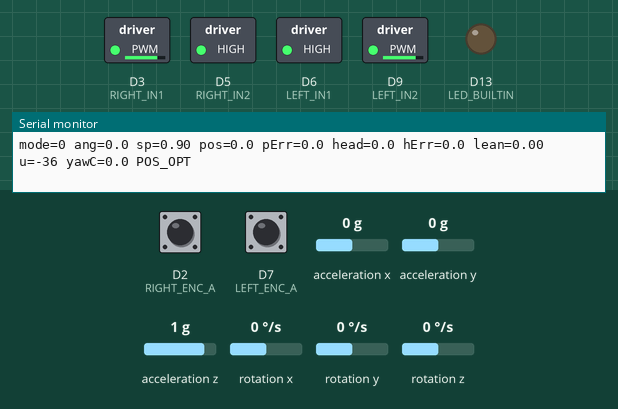
This sketch was run on a simulated Arduino Nano 33 BLE. Parts: switched loads named in the sketch (green lamp = pin HIGH), output pins drawn as LEDs (lit = HIGH), the last lines printed to the serial monitor. The inputs (shaded band) are chosen by the test bench; at power-on: acceleration y 0 g, rotation x 0 °/s, acceleration z 1 g, D2 (RIGHT_ENC_A) HIGH, D7 (LEFT_ENC_A) HIGH, acceleration x 0 g, rotation y 0 °/s, rotation z 0 °/s. Nothing arrives over Bluetooth unless stated; a phone connects over Bluetooth LE 3 s after start.

Above: at 2.3 s.
2.4 s: acceleration y set to -1.4 g
At 4.5 s:
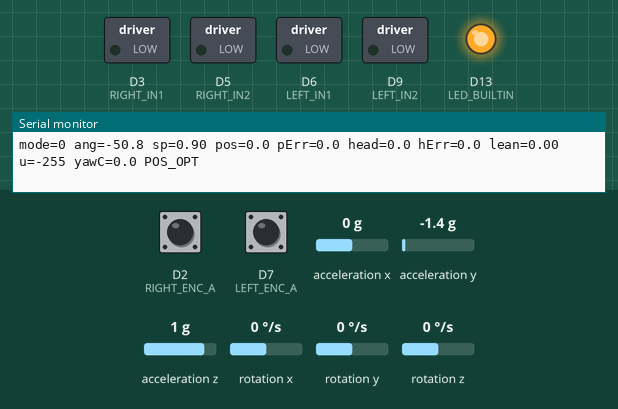
5.4 s: rotation x set to -192 °/s
At 5.65 s:
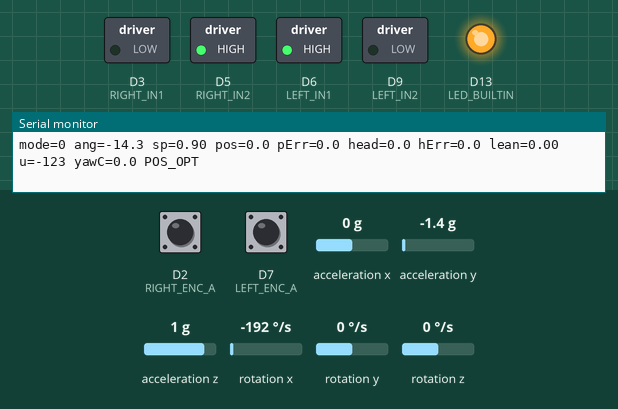
7.6 s: acceleration z set to -1.4 g
At 8.52 s:
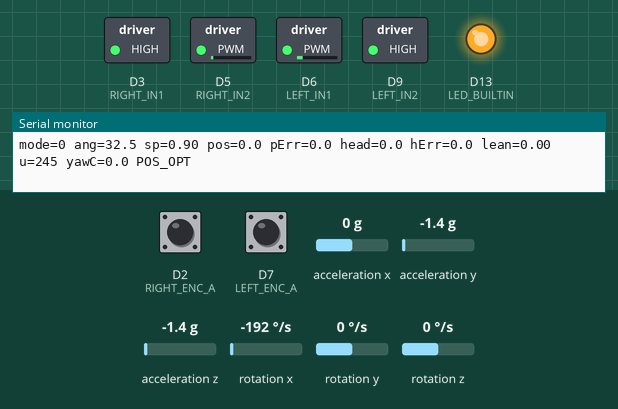
10.6 s: acceleration z set to 0 g
At 12.3 s:
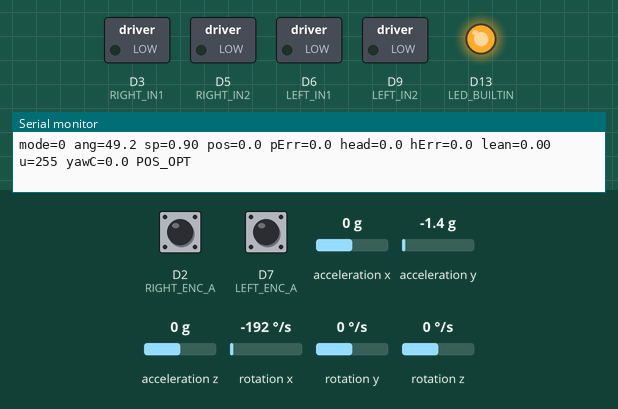
12.6 s: rotation x set to -173 °/s
15.6 s: rotation x set to -166 °/s
At 18.8 s:
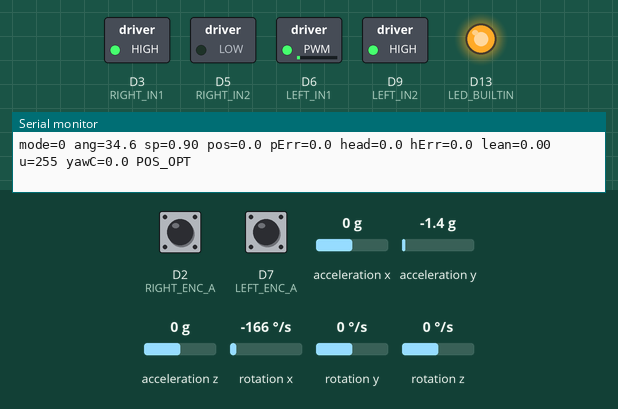
Timing chart, 0 to 19.6 s (numbered marks = the images above; inputs shaded):
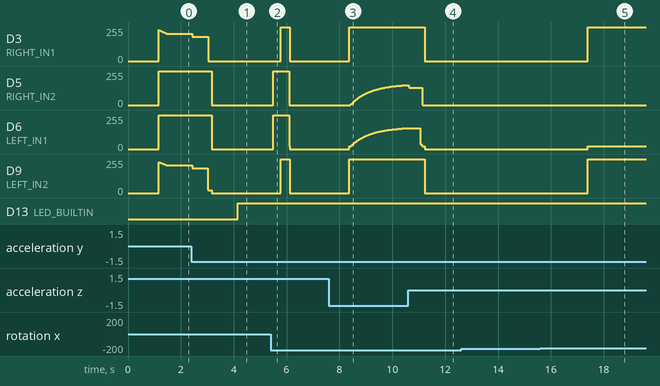

Measured:
- the behaviour switches between -167 and -166 °/s on rotation x (found by bisection; images 4 and 5)
- after the input at 2.4 s, D3 (RIGHT_IN1): 205/255 → 181/255 at once, → 0/255 0.61 s later; D5 (RIGHT_IN2), D6 (LEFT_IN1): 255/255 → 0/255 after 0.77 s; D9 (LEFT_IN2): 207/255 → 185/255 at once, → 19/255 0.58 s later, → 0/255 0.16 s later
- after the input at 5.4 s, D3 (RIGHT_IN1), D9 (LEFT_IN2): 0/255 → 255/255 after 0.38 s, → 0/255 0.35 s later; D5 (RIGHT_IN2), D6 (LEFT_IN1): 0/255 → 255/255 after 0.11 s, → 0/255 0.59 s later
- after the input at 7.6 s, D3 (RIGHT_IN1), D9 (LEFT_IN2): 0/255 → 255/255 after 0.77 s; D5 (RIGHT_IN2): moves from 0/255 to 150/255 over 2.2 s, starting after 0.80 s; D6 (LEFT_IN1): moves from 0/255 to 156/255 over 2.1 s, starting after 0.78 s
- after the input at 10.6 s, D3 (RIGHT_IN1), D9 (LEFT_IN2): 255/255 → 0/255 after 0.62 s
- after the input at 15.6 s, D3 (RIGHT_IN1), D9 (LEFT_IN2): 0/255 → 255/255 after 1.8 s; D6 (LEFT_IN1): 0/255 → 19/255 after 1.8 s

The sketch:

Experiments_with_final_code_base.ino
```cpp
#include <ArduinoBLE.h>
#include <Arduino_BMI270_BMM150.h>

// ============================================================
//  BLE SETUP
// ============================================================
#define BUFFER_SIZE 20

BLEService customService("00000000-5EC4-4083-81CD-A10B8D5CF6EC");
BLECharacteristic customCharacteristic(
  "00000001-5EC4-4083-81CD-A10B8D5CF6EC",
  BLERead | BLEWrite | BLENotify,
  BUFFER_SIZE,
  false
);

// ============================================================
//  PID CONTROLLER STRUCT
// ============================================================
typedef struct {
  float Kp, Ki, Kd, tau;
  float limMin, limMax, limMinInt, limMaxInt, T;
  float integrator, prevError, differentiator, prevMeasurement, out;
} PIDController;

void PIDController_Init(PIDController *pid) {
  pid->integrator = 0;
  pid->prevError = 0;
  pid->differentiator = 0;
  pid->prevMeasurement = 0;
  pid->out = 0;
}

float PIDController_Update(PIDController *pid, float setpoint, float measurement) {
  float error = setpoint - measurement;

  float proportional = pid->Kp * error;

  pid->integrator += 0.5f * pid->Ki * pid->T * (error + pid->prevError);

  if (pid->integrator > pid->limMaxInt) {
    pid->integrator = pid->limMaxInt;
  } else if (pid->integrator < pid->limMinInt) {
    pid->integrator = pid->limMinInt;
  }

  // Optional integrator leak. Uncomment if slow drift returns.
  // pid->integrator *= 0.995f;

  pid->differentiator =
    -(2.0f * pid->Kd * (measurement - pid->prevMeasurement)
      + (2.0f * pid->tau - pid->T) * pid->differentiator)
    / (2.0f * pid->tau + pid->T);

  pid->out = proportional + pid->integrator + pid->differentiator;

  if (pid->out > pid->limMax) {
    pid->out = pid->limMax;
  } else if (pid->out < pid->limMin) {
    pid->out = pid->limMin;
  }

  pid->prevError = error;
  pid->prevMeasurement = measurement;

  return pid->out;
}

// ============================================================
//  PIN ASSIGNMENTS
// ============================================================
const int LEFT_IN1  = 6;
const int LEFT_IN2  = 9;
const int RIGHT_IN1 = 3;
const int RIGHT_IN2 = 5;

const int LEFT_ENC_A  = 7;
const int LEFT_ENC_B  = 8;
const int RIGHT_ENC_A = 2;
const int RIGHT_ENC_B = 4;

// ============================================================
//  ENCODER STATE
// ============================================================
volatile long encL = 0;
volatile long encR = 0;

long prevEncL_yaw = 0;
long prevEncR_yaw = 0;

// If forward position goes the wrong direction, flip these signs.
const int ENC_SIGN_L = +1;
const int ENC_SIGN_R = +1;

// ============================================================
//  ROBOT GEOMETRY
// ============================================================
const float COUNTS_PER_REV = 480.0f;     // confirm for your gearmotor
const float WHEEL_DIAMETER_CM = 8.024f;   // 80.24 mm
const float WHEEL_CIRC_CM = PI * WHEEL_DIAMETER_CM;

// Measure this: distance between left and right wheel contact centers.
const float WHEEL_BASE_CM = 25.3f;        // EDIT after measuring

// ============================================================
//  LOOP / IMU FILTER
// ============================================================
const float LOOP_HZ = 200.0f;
const unsigned long LOOP_US = (unsigned long)(1000000.0f / LOOP_HZ);

const float TAU = 0.75f;

unsigned long lastLoopUs = 0;

float angle = 0.0f;
float gyroBias = 0.0f;

float ax = 0.0f;
float ay = 0.0f;
float az = 1.0f;

float gx = 0.0f;
float gy = 0.0f;
float gz = 0.0f;

// ============================================================
//  MOTOR LAYER
// ============================================================
const int DB_L = 17;
const int DB_R = 16;

const float U_MAX = 255.0f;
const float U_DEADZONE = 2.0f;

const int FWD_SIGN_L = -1;
const int FWD_SIGN_R = +1;

// Left motor was faster, so reduce it.
const float LEFT_MOTOR_SCALE  = 0.92f;
const float RIGHT_MOTOR_SCALE = 1.00f;

// ============================================================
//  INNER BALANCE PID CONFIG
// ============================================================
const float BASE_OFFSET = 0.9f;
const int OUTPUT_SIGN = -1;

const float FALL_LIMIT = 35.0f;

const float I_MAX = 30.0f;
const float DERIV_TAU = 0.02f;

PIDController pid;

// ============================================================
//  DRIVE / TURN COMMAND SETTINGS
// ============================================================
const float FWD_LEAN_FWD  =  0.2f;
const float FWD_LEAN_BACK = -0.3f;

const float LEFTTURN  = 5.0f;
const float RIGHTTURN = 6.0f;

const int LEAN_SIGN = +1;
const int TURN_SIGN = +1;

float targetdriveLean = 0.0f;
float targetturnBias  = 0.0f;

float driveLean = 0.0f;
float turnBias  = 0.0f;

const float LEAN_RAMP = 0.005f;
const float TURN_RAMP = 0.25f;

// ============================================================
//  YAW CORRECTION
// ============================================================
const float YAW_KP_FWD   = 0.06f;
const float YAW_KP_BACK  = 0.02f;
const float YAW_KP_STILL = 0.03f;
const float YAW_TRIM_MAX = 10.0f;

// ============================================================
//  STATIONARY POSITION HOLD
// ============================================================
const float POS_LIMIT_CM = 4.0f;
const float POS_OPT_LIMIT_CM = 2.0f;

const float POS_HOLD_KP = 0.06f;       // deg/cm
const float POS_HOLD_KD = 0.015f;      // deg/(cm/s)
const float POS_HOLD_LEAN_MAX = 0.8f;  // deg

float holdPositionCm = 0.0f;
float prevHoldErrorCm = 0.0f;

// ============================================================
//  50 CM MOVE CONTROL
// ============================================================
const float MOVE_DISTANCE_CM = 50.0f;
const float MOVE_STOP_TOL_CM = 3.0f;
const float MOVE_STOP_SPEED_CM_S = 3.0f;

const float MOVE_SPEED_MAX_CM_S = 12.0f;     // requirement is at least 10 cm/s
const float MOVE_POS_TO_SPEED_KP = 0.8f;     // position error -> target speed
const float MOVE_SPEED_KP = 0.040f;          // speed error -> lean angle
const float MOVE_LEAN_MAX = 0.65f;           // safer than 0.9 at first

float moveTargetCm = 0.0f;
float prevMovePosCm = 0.0f;
float moveVelCmS = 0.0f;
float targetSpeedCmS = 0.0f;
float prevMoveErrorCm = 0.0f;

// ============================================================
//  TURN CONTROL
// ============================================================
const float TURN_ANGLE_DEG = 45.0f;
const float TURN_STOP_TOL_DEG = 3.0f;

const float TURN_HEADING_KP = 0.35f;
const float TURN_HEADING_KD = 0.04f;
const float TURN_BIAS_MAX = 22.0f;

float turnStartHeadingDeg = 0.0f;
float turnTargetHeadingDeg = 0.0f;
float prevHeadingErrorDeg = 0.0f;

// ============================================================
//  ROBOT MODE
// ============================================================
enum RobotMode {
  MODE_HOLD,
  MODE_MOVE_FWD_50,
  MODE_MOVE_BACK_50,
  MODE_TURN_LEFT_45,
  MODE_TURN_RIGHT_45
};

RobotMode mode = MODE_HOLD;

bool armed = true;
unsigned long lastPrint = 0;

// ============================================================
//  ENCODER ISRs
// ============================================================
void isrLeft() {
  if (digitalRead(LEFT_ENC_B)) encL++;
  else encL--;
}

void isrRight() {
  if (digitalRead(RIGHT_ENC_B)) encR++;
  else encR--;
}

// ============================================================
//  BASIC HELPERS
// ============================================================
float accelAngleDeg(float x, float y, float z) {
  return atan2(y, z) * 180.0f / PI;
}

float gyroPitchRate(float rx, float ry, float rz) {
  return -rx;
}

float moveToward(float current, float target, float step) {
  if (current < target) {
    current += step;
    if (current > target) current = target;
  } else if (current > target) {
    current -= step;
    if (current < target) current = target;
  }

  return current;
}

void resetPID() {
  pid.integrator = 0;
  pid.differentiator = 0;
  pid.prevError = 0;
  pid.prevMeasurement = angle;
}

void resetHoldPosition() {
  holdPositionCm = getPositionCm();
  prevHoldErrorCm = 0.0f;
}

void resetYawMemory() {
  noInterrupts();
  prevEncL_yaw = encL;
  prevEncR_yaw = encR;
  interrupts();
}

// ============================================================
//  POSITION / HEADING HELPERS
// ============================================================
float getLeftDistanceCm() {
  long currentL;

  noInterrupts();
  currentL = encL;
  interrupts();

  float counts = ENC_SIGN_L * currentL;
  return (counts / COUNTS_PER_REV) * WHEEL_CIRC_CM;
}

float getRightDistanceCm() {
  long currentR;

  noInterrupts();
  currentR = encR;
  interrupts();

  float counts = ENC_SIGN_R * currentR;
  return (counts / COUNTS_PER_REV) * WHEEL_CIRC_CM;
}

float getPositionCm() {
  float leftCm = getLeftDistanceCm();
  float rightCm = getRightDistanceCm();

  return 0.5f * (leftCm + rightCm);
}

float getHeadingDeg() {
  float leftCm = getLeftDistanceCm();
  float rightCm = getRightDistanceCm();

  float headingRad = (rightCm - leftCm) / WHEEL_BASE_CM;
  return headingRad * 180.0f / PI;
}

// ============================================================
//  MOTOR FUNCTIONS
// ============================================================
void setMotorRaw(int in1, int in2, int cmd) {
  cmd = constrain(cmd, -255, 255);

  if (cmd >= 0) {
    analogWrite(in1, 255);
    analogWrite(in2, 255 - cmd);
  } else {
    analogWrite(in2, 255);
    analogWrite(in1, 255 + cmd);
  }
}

int compensate(float u, int db) {
  float a = fabs(u);

  if (a < U_DEADZONE) {
    return 0;
  }

  int out = (int)(db + (a / U_MAX) * (255.0f - db) + 0.5f);
  out = constrain(out, 0, 255);

  return (u >= 0) ? out : -out;
}

void driveLR(float uL, float uR) {
  uL *= LEFT_MOTOR_SCALE;
  uR *= RIGHT_MOTOR_SCALE;

  setMotorRaw(LEFT_IN1, LEFT_IN2, compensate(FWD_SIGN_L * uL, DB_L));
  setMotorRaw(RIGHT_IN1, RIGHT_IN2, compensate(FWD_SIGN_R * uR, DB_R));
}

void coast() {
  analogWrite(LEFT_IN1, 0);
  analogWrite(LEFT_IN2, 0);
  analogWrite(RIGHT_IN1, 0);
  analogWrite(RIGHT_IN2, 0);
}

// ============================================================
//  ENCODER YAW CORRECTION
// ============================================================
float getEncoderYawCorrection(float movementCommand) {
  long currentL, currentR;

  noInterrupts();
  currentL = encL;
  currentR = encR;
  interrupts();

  long dL = currentL - prevEncL_yaw;
  long dR = currentR - prevEncR_yaw;

  prevEncL_yaw = currentL;
  prevEncR_yaw = currentR;

  long diff = dL - dR;

  if (abs(diff) <= 1) {
    return 0.0f;
  }

  float kpYaw;

  if (movementCommand > 0.05f) {
    kpYaw = YAW_KP_FWD;
  } else if (movementCommand < -0.05f) {
    kpYaw = YAW_KP_BACK;
  } else {
    kpYaw = YAW_KP_STILL;
  }

  float correction = kpYaw * diff;
  correction = constrain(correction, -YAW_TRIM_MAX, YAW_TRIM_MAX);

  return correction;
}

// ============================================================
//  MODE START HELPERS
// ============================================================
void enterHoldMode() {
  mode = MODE_HOLD;

  targetdriveLean = 0.0f;
  targetturnBias = 0.0f;
  driveLean = 0.0f;
  turnBias = 0.0f;

  resetHoldPosition();
  prevMoveErrorCm = 0.0f;
  prevHeadingErrorDeg = 0.0f;
  resetYawMemory();
}

void startMove(float distanceCm) {
  float currentPos = getPositionCm();

  moveTargetCm = currentPos + distanceCm;
  prevMovePosCm = currentPos;
  moveVelCmS = 0.0f;
  targetSpeedCmS = 0.0f;

  targetturnBias = 0.0f;
  turnBias = 0.0f;

  resetYawMemory();

  if (distanceCm > 0) {
    mode = MODE_MOVE_FWD_50;
  } else {
    mode = MODE_MOVE_BACK_50;
  }
}

void startTurn(float angleDeg) {
  turnStartHeadingDeg = getHeadingDeg();
  turnTargetHeadingDeg = turnStartHeadingDeg + angleDeg;

  // Avoid derivative kick on first turn step
  prevHeadingErrorDeg = turnTargetHeadingDeg - turnStartHeadingDeg;

  targetdriveLean = 0.0f;
  driveLean = 0.0f;

  resetYawMemory();

  if (angleDeg > 0) {
    mode = MODE_TURN_RIGHT_45;
  } else {
    mode = MODE_TURN_LEFT_45;
  }
}

// ============================================================
//  BLE / SERIAL COMMAND HANDLING
// ============================================================
void handleCommand(String c) {
  c.trim();
  c.toUpperCase();

  if (c == "FORWARD" || c == "F" || c == "UP") {
    startMove(MOVE_DISTANCE_CM);
  } else if (c == "BACKWARD" || c == "B" || c == "DOWN") {
    startMove(-MOVE_DISTANCE_CM);
  } else if (c == "LEFT" || c == "L") {
    startTurn(-TURN_ANGLE_DEG);
  } else if (c == "RIGHT" || c == "R") {
    startTurn(TURN_ANGLE_DEG);
  } else if (c == "STOP" || c == "S" || c == "A") {
    enterHoldMode();
  } else if (c == "ARM") {
    armed = true;
    resetPID();
    enterHoldMode();
  } else if (c == "KILL" || c == "Z") {
    armed = false;
    coast();
    enterHoldMode();
  } else {
    enterHoldMode();
  }

  Serial.print("cmd: ");
  Serial.println(c);
}

// ============================================================
//  SETUP
// ============================================================
void setup() {
  Serial.begin(115200);
  Serial.setTimeout(5);

  while (!Serial && millis() < 3000) {}

  pinMode(LED_BUILTIN, OUTPUT);

  pinMode(LEFT_IN1, OUTPUT);
  pinMode(LEFT_IN2, OUTPUT);
  pinMode(RIGHT_IN1, OUTPUT);
  pinMode(RIGHT_IN2, OUTPUT);

  coast();

  pinMode(LEFT_ENC_A, INPUT);
  pinMode(LEFT_ENC_B, INPUT);
  pinMode(RIGHT_ENC_A, INPUT);
  pinMode(RIGHT_ENC_B, INPUT);

  attachInterrupt(digitalPinToInterrupt(LEFT_ENC_A), isrLeft, RISING);
  attachInterrupt(digitalPinToInterrupt(RIGHT_ENC_A), isrRight, RISING);

  if (!IMU.begin()) {
    Serial.println("IMU FAIL");
    while (1) {}
  }

  Serial.println("Calibrating gyro bias - hold STILL...");
  delay(500);

  const int N = 500;
  float sum = 0.0f;
  int got = 0;

  while (got < N) {
    if (IMU.gyroscopeAvailable()) {
      float a, b, c;
      IMU.readGyroscope(a, b, c);
      sum += gyroPitchRate(a, b, c);
      got++;
    }
  }

  gyroBias = sum / N;

  while (!IMU.accelerationAvailable()) {}
  IMU.readAcceleration(ax, ay, az);
  angle = accelAngleDeg(ax, ay, az);

  PIDController_Init(&pid);

  // Your current working balance gains
  pid.Kp = 6.9f;
  pid.Ki = 100.0f;
  pid.Kd = 0.7f;
  pid.tau = DERIV_TAU;

  pid.limMin = -U_MAX;
  pid.limMax = U_MAX;
  pid.limMinInt = -I_MAX;
  pid.limMaxInt = I_MAX;
  pid.T = 1.0f / LOOP_HZ;

  resetPID();

  enterHoldMode();

  if (!BLE.begin()) {
    Serial.println("BLE FAIL");
    while (1) {}
  }

  BLE.setLocalName("BLE-DEVICE_TEAM6");
  BLE.setDeviceName("BLE-DEVICE_TEAM6");

  customService.addCharacteristic(customCharacteristic);
  BLE.addService(customService);

  customCharacteristic.writeValue("ready");
  BLE.advertise();

  Serial.println("ARMED + balancing.");
  Serial.println("Commands: F=move 50cm, B=back 50cm, L=left 45deg, R=right 45deg, S=hold");

  lastLoopUs = micros();
}

// ============================================================
//  MAIN CONTROL STEP
// ============================================================
void controlStep() {
  unsigned long now = micros();

  if (now - lastLoopUs < LOOP_US) {
    return;
  }

  float dt = (now - lastLoopUs) * 1e-6f;
  lastLoopUs = now;

  // -------------------- IMU angle estimate --------------------
  IMU.readAcceleration(ax, ay, az);
  IMU.readGyroscope(gx, gy, gz);

  float accAng = accelAngleDeg(ax, ay, az);
  float rate = gyroPitchRate(gx, gy, gz) - gyroBias;

  float k = TAU / (TAU + dt);
  angle = k * (angle + rate * dt) + (1.0f - k) * accAng;

  // -------------------- Encoder measurements --------------------
  float posCm = getPositionCm();
  float headingDeg = getHeadingDeg();

  float driveLeanCmd = 0.0f;
  float turnBiasCmd = 0.0f;

  float posErrorCm = 0.0f;
  float posVelCmS = 0.0f;
  float headingErrorDeg = 0.0f;

  // -------------------- Outer-loop mode control --------------------
  if (mode == MODE_HOLD) {
    posErrorCm = posCm - holdPositionCm;
    posVelCmS = (posErrorCm - prevHoldErrorCm) / dt;
    prevHoldErrorCm = posErrorCm;

    driveLeanCmd = -(POS_HOLD_KP * posErrorCm + POS_HOLD_KD * posVelCmS);
    driveLeanCmd = constrain(driveLeanCmd, -POS_HOLD_LEAN_MAX, POS_HOLD_LEAN_MAX);

    turnBiasCmd = 0.0f;
  }

else if (mode == MODE_MOVE_FWD_50 || mode == MODE_MOVE_BACK_50) {
  posErrorCm = moveTargetCm - posCm;

  // Actual robot velocity
  moveVelCmS = (posCm - prevMovePosCm) / dt;
  prevMovePosCm = posCm;

  // As it approaches the target, target speed automatically decreases
  targetSpeedCmS = MOVE_POS_TO_SPEED_KP * posErrorCm;
  targetSpeedCmS = constrain(targetSpeedCmS,
                             -MOVE_SPEED_MAX_CM_S,
                              MOVE_SPEED_MAX_CM_S);

  // Lean based on speed error
  float speedErrorCmS = targetSpeedCmS - moveVelCmS;

  driveLeanCmd = MOVE_SPEED_KP * speedErrorCmS;
  driveLeanCmd = constrain(driveLeanCmd, -MOVE_LEAN_MAX, MOVE_LEAN_MAX);

  turnBiasCmd = 0.0f;

  if (fabs(posErrorCm) < MOVE_STOP_TOL_CM &&
      fabs(moveVelCmS) < MOVE_STOP_SPEED_CM_S) {
    enterHoldMode();
    driveLeanCmd = 0.0f;
    turnBiasCmd = 0.0f;
  }
}

  else if (mode == MODE_TURN_LEFT_45 || mode == MODE_TURN_RIGHT_45) {
    headingErrorDeg = turnTargetHeadingDeg - headingDeg;
    float headingRateDegS = (headingErrorDeg - prevHeadingErrorDeg) / dt;
    prevHeadingErrorDeg = headingErrorDeg;

    driveLeanCmd = 0.0f;

    turnBiasCmd = TURN_HEADING_KP * headingErrorDeg + TURN_HEADING_KD * headingRateDegS;
    turnBiasCmd = constrain(turnBiasCmd, -TURN_BIAS_MAX, TURN_BIAS_MAX);

    if (fabs(headingErrorDeg) < TURN_STOP_TOL_DEG) {
        enterHoldMode();
        driveLeanCmd = 0.0f;
        turnBiasCmd = 0.0f;
    }
  }

  targetdriveLean = driveLeanCmd;
  targetturnBias = turnBiasCmd;

  float leanRampNow;

  if (mode == MODE_HOLD) {
    leanRampNow = LEAN_RAMP;       // keep stationary smooth
    } else {
    leanRampNow = 0.03f;           // brake faster during movement
  }

driveLean = moveToward(driveLean, targetdriveLean, leanRampNow);
  turnBias  = moveToward(turnBias,  targetturnBias,  TURN_RAMP);

  // -------------------- Inner balance PID --------------------
  pid.T = dt;

  float setpoint = BASE_OFFSET + driveLean;

  float pidOut = PIDController_Update(&pid, setpoint, angle);
  float uOut = OUTPUT_SIGN * pidOut;

  // -------------------- Yaw correction --------------------
  float yawCorrection = 0.0f;

  if (fabs(targetturnBias) < 0.1f && fabs(turnBias) < 0.1f) {
    yawCorrection = getEncoderYawCorrection(driveLean);
  }

  float uL = uOut + turnBias + yawCorrection;
  float uR = uOut - turnBias - yawCorrection;

  // -------------------- Safety / motor output --------------------
  if (armed && fabs(angle) < FALL_LIMIT) {
    driveLR(uL, uR);
  } else {
    coast();
    resetPID();
    enterHoldMode();
  }

  // -------------------- Debug print --------------------
  if (millis() - lastPrint >= 100) {
    lastPrint = millis();

    Serial.print("mode=");
    Serial.print((int)mode);

    Serial.print(" ang=");
    Serial.print(angle, 1);

    Serial.print(" sp=");
    Serial.print(setpoint, 2);

    Serial.print(" pos=");
    Serial.print(posCm, 1);

    Serial.print(" pErr=");
    Serial.print(posErrorCm, 1);

    Serial.print(" head=");
    Serial.print(headingDeg, 1);

    Serial.print(" hErr=");
    Serial.print(headingErrorDeg, 1);

    Serial.print(" lean=");
    Serial.print(driveLean, 2);

    Serial.print(" u=");
    Serial.print(uOut, 0);

    Serial.print(" yawC=");
    Serial.print(yawCorrection, 1);

    if (mode == MODE_HOLD) {
      if (fabs(posErrorCm) <= POS_OPT_LIMIT_CM) {
        Serial.print(" POS_OPT");
      } else if (fabs(posErrorCm) <= POS_LIMIT_CM) {
        Serial.print(" POS_OK");
      } else {
        Serial.print(" POS_OUT");
      }
    }

    Serial.println();
  }
}

// ============================================================
//  MAIN LOOP
// ============================================================
void loop() {
  BLEDevice central = BLE.central();

  if (central && central.connected()) {
    digitalWrite(LED_BUILTIN, HIGH);

    if (customCharacteristic.written()) {
      int len = customCharacteristic.valueLength();

      if (len > BUFFER_SIZE) {
        len = BUFFER_SIZE;
      }

      const unsigned char *d = customCharacteristic.value();

      char buf[BUFFER_SIZE + 1];
      memcpy(buf, d, len);
      buf[len] = '\0';

      handleCommand(String(buf));
      customCharacteristic.writeValue("ok");
    }
  } else {
    digitalWrite(LED_BUILTIN, LOW);
  }

  if (Serial.available()) {
    String s = Serial.readStringUntil('\n');

    if (s.length()) {
      handleCommand(s);
    }
  }

  controlStep();
}
```
